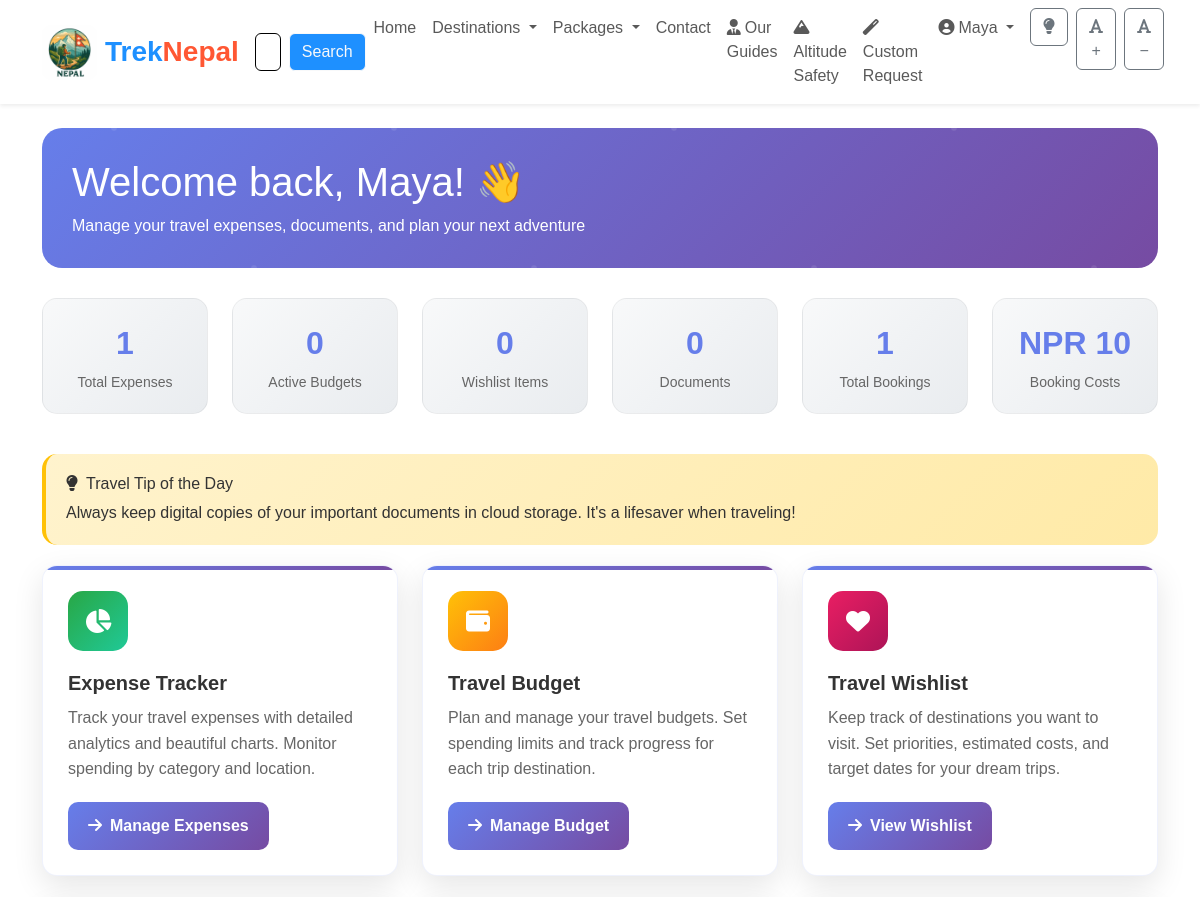
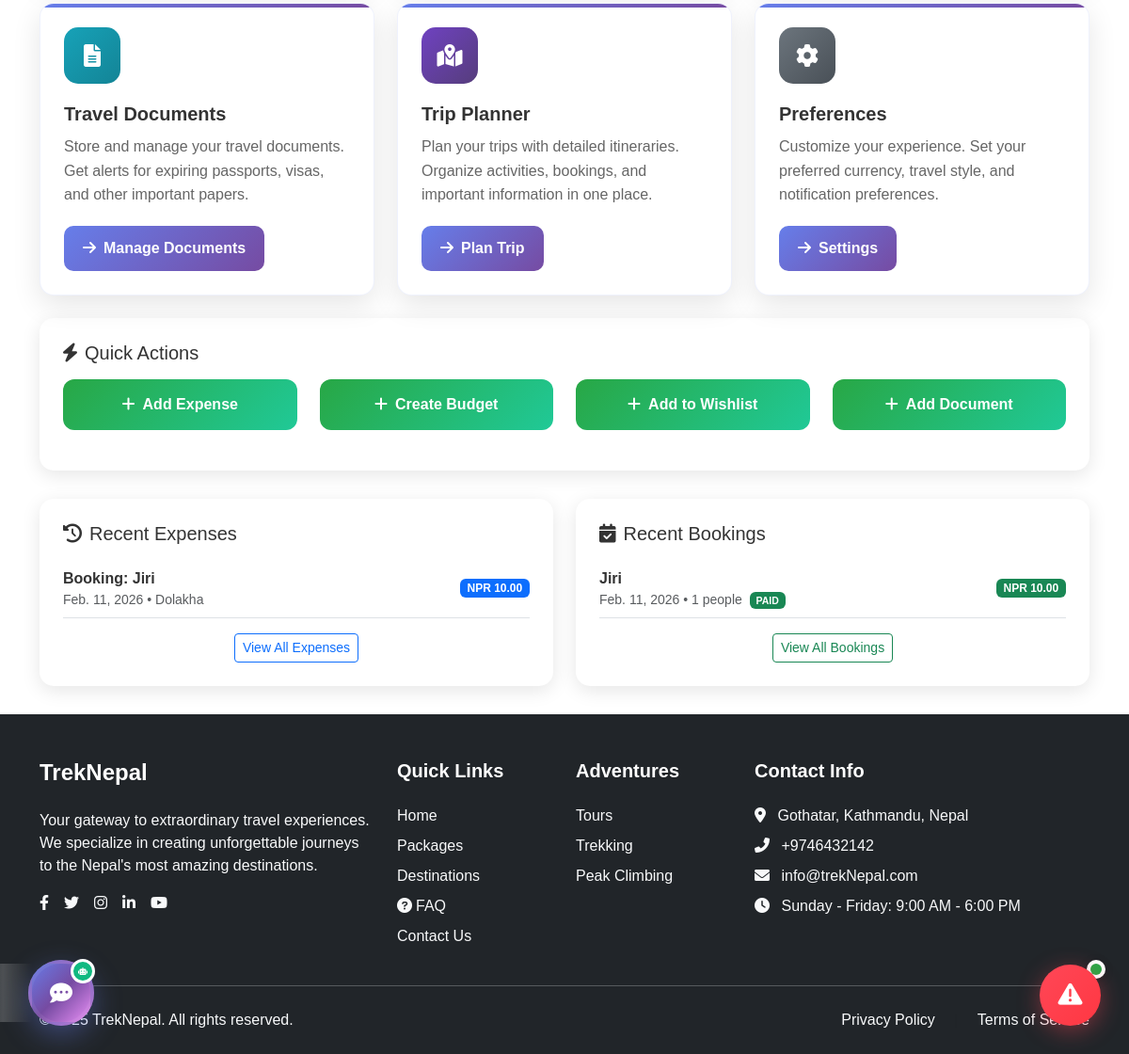
Before: /personal/dashboard/ (signed in) with the older database file (2 pictures, top to bottom).
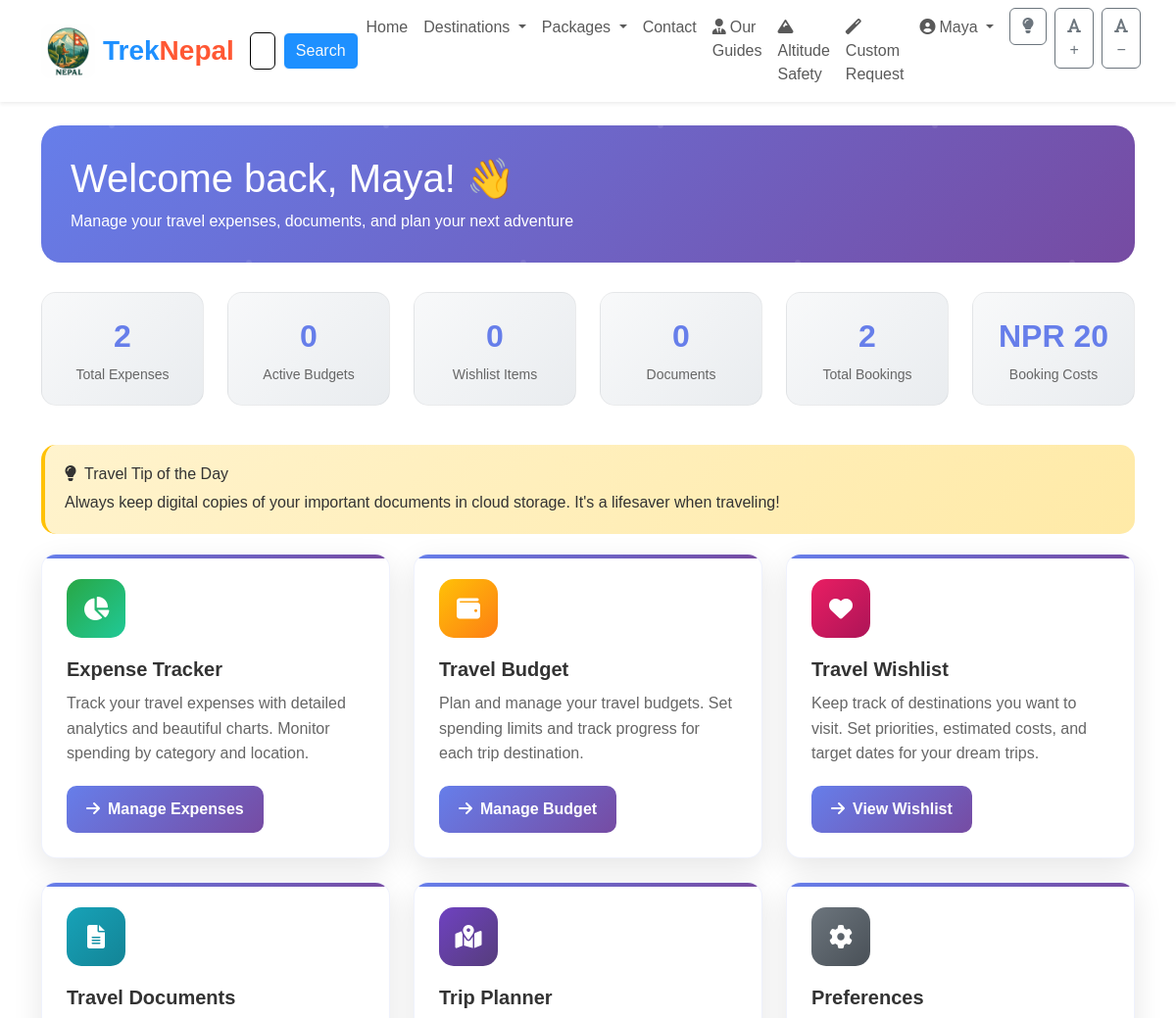
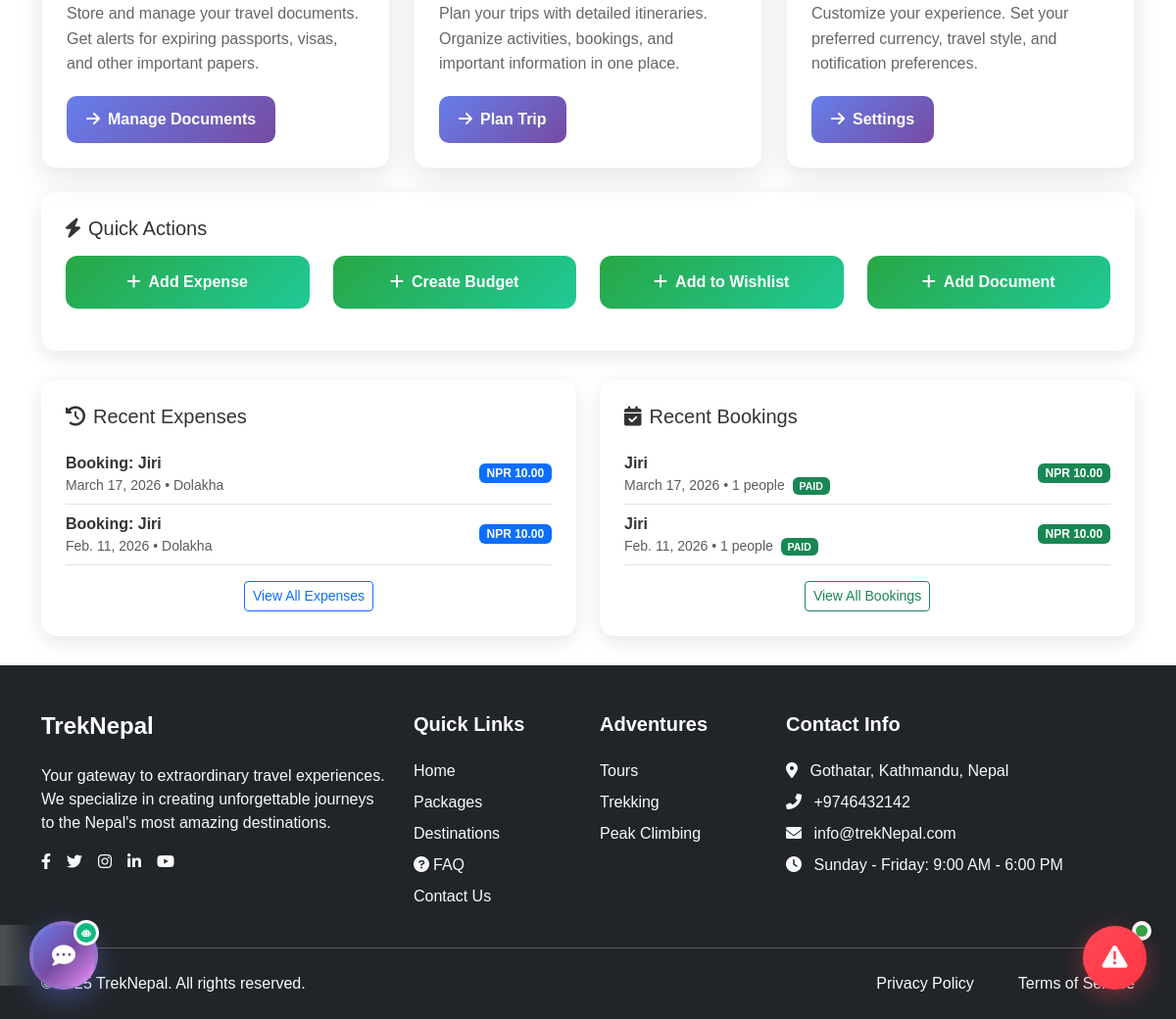
After: the same page with the newer database file (2 pictures, top to bottom).
### app/models.py (models this page shows, shortened)
class TravelExpense(models.Model):
    user = models.ForeignKey(User, on_delete=models.CASCADE)
    category = models.ForeignKey(ExpenseCategory, on_delete=models.CASCADE)
    title = models.CharField(max_length=100)
    amount = models.DecimalField(max_digits=10, decimal_places=2)
    currency = models.CharField(max_length=3, default='NPR')
    date = models.DateField(default=timezone.now)
    location = models.CharField(max_length=100, blank=True)
    notes = models.TextField(blank=True)
    receipt_image = models.ImageField(upload_to='receipts/', blank=True, null=True)
    created_at = models.DateTimeField(auto_now_add=True)
    is_booking_expense = models.BooleanField(default=False)
    booking_id = models.IntegerField(null=True, blank=True)  # Reference to booking without FK
    class Meta:
        ordering = ['-date', '-created_at']

class Booking(models.Model):
    user = models.ForeignKey(User, on_delete=models.CASCADE)
    travel_package = models.ForeignKey(
        TravelPackage, on_delete=models.CASCADE, null=True, blank=True
    )
    num_people = models.PositiveIntegerField(default=1)
    total_price = models.DecimalField(max_digits=10, decimal_places=2)
    travel_date = models.DateField()
    booking_date = models.DateTimeField(auto_now_add=True)
    status = models.CharField(
        max_length=20,
        choices=[
            ("PENDING", "Pending"),
            ("PAID", "Paid"),
            ("FAILED", "Failed"),
        ],
        default="PENDING"
    )
    khalti_pidx = models.CharField(max_length=100, blank=True, null=True)
    guide = models.ForeignKey('Guide', on_delete=models.SET_NULL, null=True, blank=True)
    guide_rating = models.PositiveSmallIntegerField(null=True, blank=True)

class TravelPackage(models.Model):
    title = models.CharField(max_length=255)
    destination = models.ForeignKey(Destination, on_delete=models.CASCADE, related_name="packages")
    price = models.DecimalField(max_digits=10, decimal_places=2)
    duration = models.IntegerField(help_text="Duration in days")
    available_seats = models.PositiveIntegerField()
    tour_detail = models.ForeignKey(TourDetail, on_delete=models.CASCADE, null=True, blank=True)
    featured_image = models.ImageField(upload_to="featured_images/", null=True, blank=True)
    short_description = models.TextField(max_length=300, blank=True)

### app/personal_views.py (the view, shortened to what this page needs)
# urls.py: path('dashboard/', personal_views.personal_dashboard, name='personal_dashboard'),
@login_required
def personal_dashboard(request):
    user_expenses = TravelExpense.objects.filter(user=request.user)
    user_budgets = TravelBudget.objects.filter(user=request.user)
    user_wishlist = TravelWishlist.objects.filter(user=request.user)
    user_documents = TravelDocument.objects.filter(user=request.user)
    user_bookings = Booking.objects.filter(user=request.user).order_by('-booking_date')
    recent_bookings = user_bookings[:3]
    total_booking_cost = user_bookings.aggregate(Sum('total_price'))['total_price__sum'] or 0
    recent_expenses = user_expenses.order_by('-date')[:5]
    budget_alerts = []
    active_budgets = user_budgets.filter(is_active=True)
    document_alerts = []
    expiring_docs = [doc for doc in user_documents if doc.is_expiring_soon()]
    if expiring_docs:
        document_alerts.append({
            'type': 'warning',
            'message': f'{len(expiring_docs)} document(s) expiring within 30 days. Please renew them.',
            'count': len(expiring_docs)
        })
    context = {
        'total_expenses': user_expenses.count(),
        'active_budgets': active_budgets.count(),
        'wishlist_count': user_wishlist.count(),
        'documents_count': user_documents.count(),
        'recent_expenses': recent_expenses,
        'recent_bookings': recent_bookings,
        'total_booking_cost': total_booking_cost,
        'budget_alerts': budget_alerts,
        'document_alerts': document_alerts,
        'total_bookings': user_bookings.count(),
    }
    return render(request, 'personal/dashboard.html', context)

### app/context_processors.py (called while the page is built)
def countries_context(request):
    return {
        'countries': Country.objects.all()
    }

def unread_messages_context(request):
    if request.user.is_authenticated:
        if hasattr(request.user, 'guide'):
            unread_count = GuideMessage.objects.filter(
                booking__guide=request.user.guide,
                is_read=False
            ).exclude(sender=request.user).count()
        else:
            unread_count = GuideMessage.objects.filter(
                booking__user=request.user,
                is_read=False
            ).exclude(sender=request.user).count()
        return {'unread_message_count': unread_count}
    return {'unread_message_count': 0}

### app/models.py (called while the page is built)
    def get_absolute_url(self):
        return reverse('explore_country_detail', args=[str(self.id)])

### app/templates/personal/dashboard.html (shortened to what the changed rows need)
{% extends 'base.html' %}
{% load static %}
{% block content %}
<div class="container mt-4">
    <div class="dashboard-header">
        <div class="welcome-text">
            <h1 class="mb-2">Welcome back, {{ user.get_full_name|default:user.username }}! 👋</h1>
        </div>
    </div>
    <div class="row mb-4">
        <div class="col-md-2 mb-3">
            <div class="stats-card">
                <div class="stats-number">{{ total_expenses }}</div>
                <p class="stats-label">Total Expenses</p>
            </div>
        </div>
        <div class="col-md-2 mb-3">
            <div class="stats-card">
                <div class="stats-number">{{ total_bookings }}</div>
                <p class="stats-label">Total Bookings</p>
            </div>
        </div>
        <div class="col-md-2 mb-3">
            <div class="stats-card">
                <div class="stats-number">NPR {{ total_booking_cost|floatformat:0 }}</div>
                <p class="stats-label">Booking Costs</p>
            </div>
        </div>
    </div>
    <div class="row">
        {% if recent_expenses %}
        <div class="col-md-6">
            <div class="quick-actions">
                {% for expense in recent_expenses %}
                <div class="d-flex justify-content-between align-items-center py-2 border-bottom">
                    <div>
                        <strong>{{ expense.title }}</strong>
                        <small class="text-muted d-block">{{ expense.date }} • {{ expense.location|default:"No location" }}</small>
                    </div>
                    <span class="badge bg-primary">{{ expense.currency }} {{ expense.amount }}</span>
                </div>
                {% endfor %}
            </div>
        </div>
        {% endif %}
        {% if recent_bookings %}
        <div class="col-md-6">
            <div class="quick-actions">
                {% for booking in recent_bookings %}
                <div class="d-flex justify-content-between align-items-center py-2 border-bottom">
                    <div>
                        <strong>{{ booking.travel_package.title|default:"Travel Booking" }}</strong>
                        <small class="text-muted d-block">
                            {{ booking.travel_date }} • {{ booking.num_people }} people
                            <span class="badge badge-sm bg-{% if booking.status == 'PAID' %}success{% elif booking.status == 'PENDING' %}warning{% else %}danger{% endif %} ms-1">
                                {{ booking.status }}
                            </span>
                        </small>
                    </div>
                    <span class="badge bg-success">NPR {{ booking.total_price }}</span>
                </div>
                {% endfor %}
            </div>
        </div>
        {% endif %}
    </div>
</div>
{% endblock %}

Changed rows visible on the page:
added TravelExpense: title "Booking: Jiri", date "March 17, 2026", location "Dolakha", currency "NPR", amount "10.00"
added Booking: travel_package "Jiri", travel_date "March 17, 2026", num_people "1", status "PAID", total_price "10.00"
Other visible differences:
{{ total_expenses }}: "1" → "2"
{{ total_bookings }}: "1" → "2"
{{ total_booking_cost|floatformat:0 }}: "10" → "20"
